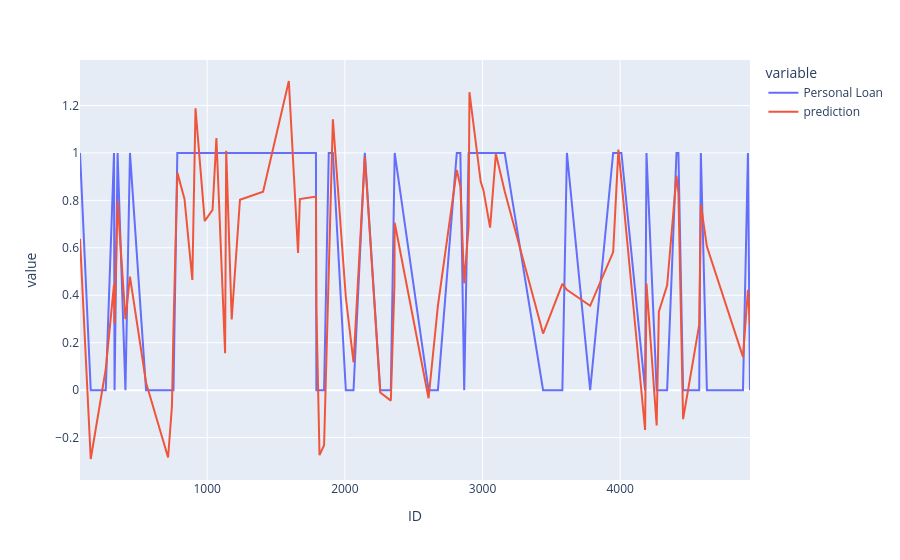

Here is the notebook cell this chart was saved with:
### Code cell
pred_results.predictions.plot.line(y=["Personal Loan", "prediction"], x="ID")

### Figure 1 — Plotly figure (JSON) as saved in the notebook; plotly's stock layout.template omitted (floating-point values rounded to 4 significant figures)
{"data": [{"hovertemplate": "variable=Personal Loan<br>ID=%{x}<br>value=%{y}<extra></extra>", "legendgroup": "Personal Loan", "line": {"color": "#636efa", "dash": "solid"}, "marker": {"symbol": "circle"}, "mode": "lines", "name": "Personal Loan", "orientation": "v", "showlegend": true, "type": "scatter", "x": [76, 154, 263, 323, 327, 349, 406, 439, 556, 716, 744, 755, 783, 835, 892, 915, 982, 1039, 1067, 1130, 1138, 1178, 1238, 1406, 1593, 1660, 1673, 1790, 1793, 1816, 1849, 1883, 1913, 2007, 2063, 2145, 2257, 2334, 2360, 2362, 2608, 2676, 2813, 2839, 2867, 2899, 2905, 2987, 3007, 3055, 3097, 3161, 3440, 3580, 3613, 3782, 3949, 3987, 4009, 4181, 4191, 4265, 4281, 4341, 4409, 4423, 4457, 4574, 4586, 4630, 4892, 4928, 4943], "xaxis": "x", "y": [1, 0, 0, 1, 0, 1, 0, 1, 0, 0, 0, 0, 1, 1, 1, 1, 1, 1, 1, 1, 1, 1, 1, 1, 1, 1, 1, 1, 0, 0, 0, 1, 1, 0, 0, 1, 0, 0, 1, 1, 0, 0, 1, 1, 0, 1, 1, 1, 1, 1, 1, 1, 0, 0, 1, 0, 1, 1, 1, 0, 1, 0, 0, 0, 1, 1, 0, 0, 1, 0, 0, 1, 0], "yaxis": "y"}, {"hovertemplate": "variable=prediction<br>ID=%{x}<br>value=%{y}<extra></extra>", "legendgroup": "prediction", "line": {"color": "#EF553B", "dash": "solid"}, "marker": {"symbol": "circle"}, "mode": "lines", "name": "prediction", "orientation": "v", "showlegend": true, "type": "scatter", "x": [76, 154, 263, 323, 327, 349, 406, 439, 556, 716, 744, 755, 783, 835, 892, 915, 982, 1039, 1067, 1130, 1138, 1178, 1238, 1406, 1593, 1660, 1673, 1790, 1793, 1816, 1849, 1883, 1913, 2007, 2063, 2145, 2257, 2334, 2360, 2362, 2608, 2676, 2813, 2839, 2867, 2899, 2905, 2987, 3007, 3055, 3097, 3161, 3440, 3580, 3613, 3782, 3949, 3987, 4009, 4181, 4191, 4265, 4281, 4341, 4409, 4423, 4457, 4574, 4586, 4630, 4892, 4928, 4943], "xaxis": "x", "y": [0.6382, -0.2903, 0.08805, 0.4457, 0.2793, 0.7973, 0.2994, 0.4784, 0.03059, -0.2838, -0.06631, 0.2581, 0.917, 0.8062, 0.4645, 1.188, 0.7128, 0.7599, 1.062, 0.1558, 1.009, 0.2982, 0.8028, 0.8361, 1.303, 0.5778, 0.8054, 0.8159, 0.3481, -0.2741, -0.2322, 0.5271, 1.142, 0.3915, 0.1174, 0.985, -0.009779, -0.04409, 0.4421, 0.7055, -0.03421, 0.3559, 0.9284, 0.8582, 0.4503, 0.6909, 1.256, 0.8784, 0.8419, 0.6849, 0.9963, 0.8389, 0.2386, 0.4482, 0.423, 0.3556, 0.5822, 1.014, 0.8847, -0.1679, 0.4496, -0.149, 0.3307, 0.4419, 0.904, 0.8317, -0.1222, 0.2754, 0.7832, 0.6051, 0.14, 0.4233, 0.2731], "yaxis": "y"}], "layout": {"autosize": true, "legend": {"title": {"text": "variable"}, "tracegroupgap": 0}, "margin": {"t": 60}, "xaxis": {"anchor": "y", "autorange": true, "domain": [0, 1], "range": [76, 4943], "title": {"text": "ID"}, "type": "linear"}, "yaxis": {"anchor": "x", "autorange": true, "domain": [0, 1], "range": [-0.3788, 1.392], "title": {"text": "value"}, "type": "linear"}}}
